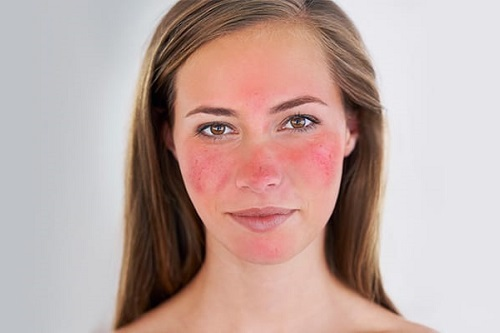
#> input picture Python_opencv_egitimi/sivilce.jpg, 500 x 333 px, found by its file name
$ python 12_bilateralfilter.py
#> lines starting #> are read from the running program, lines starting #| are printed output that depends on the picture
import cv2 as cv
import numpy as np

src = cv.imread(r"C:\Users\yunus\Downloads\sivilce.jpg")
#> src is the input picture: shape (333, 500, 3); mean B, G, R 161.4, 166.7, 190.6
cv.namedWindow("input", cv.WINDOW_AUTOSIZE)
cv.imshow("input", src)
cv.waitKey(0)

h, w = src.shape[:2]
#> h = 333; w = 500
dst = cv.bilateralFilter(src, 0, 50, 10)  # Blur değerleri değiştirilebilir.

result = np.zeros([h, w * 2, 3], dtype=src.dtype)
result[0:h, 0:w, :] = src
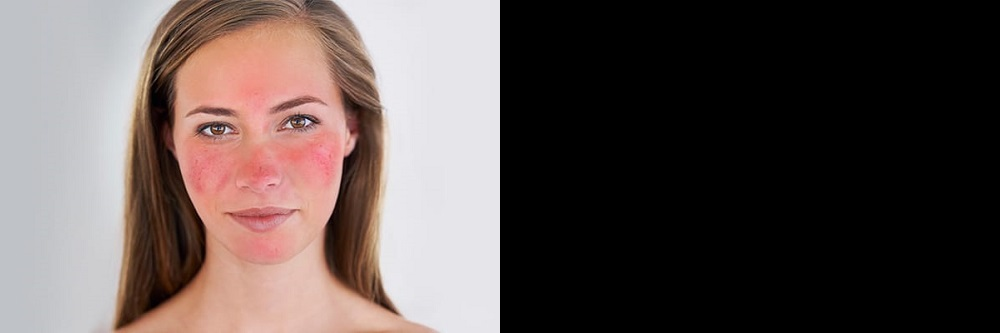
#> result: shape (333, 1000, 3); mean B, G, R 80.7, 83.4, 95.3
result[0:h, w:2 * w, :] = dst
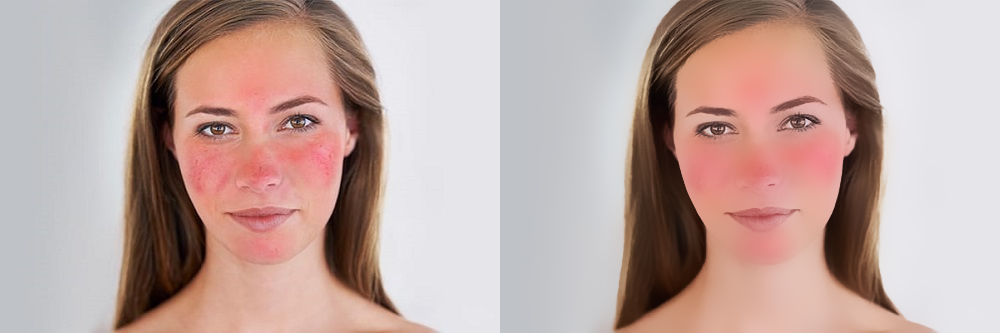
#> result: shape (333, 1000, 3); mean B, G, R 161.5, 166.8, 190.6

cv.imshow("result", result)
cv.waitKey(0)
cv.destroyAllWindows()

$ run again, with Python_opencv_egitimi/resim.jpg copied over Python_opencv_egitimi/sivilce.jpg
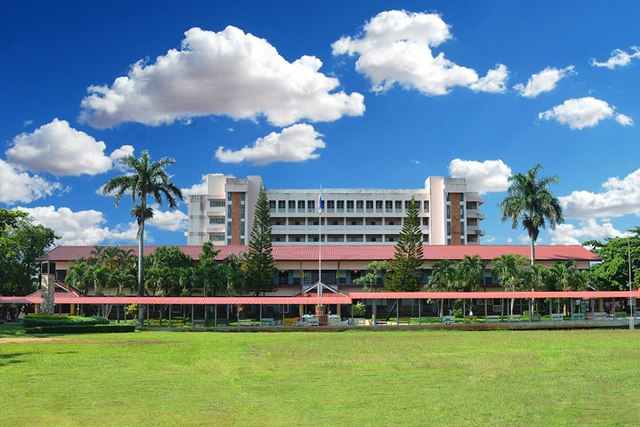
#> input picture Python_opencv_egitimi/resim.jpg, 640 x 427 px, found by its file name
#> src is the input picture: shape (427, 640, 3); mean B, G, R 139.4, 138.8, 111.2
#> `result[0:h, 0:w, :] = src`:
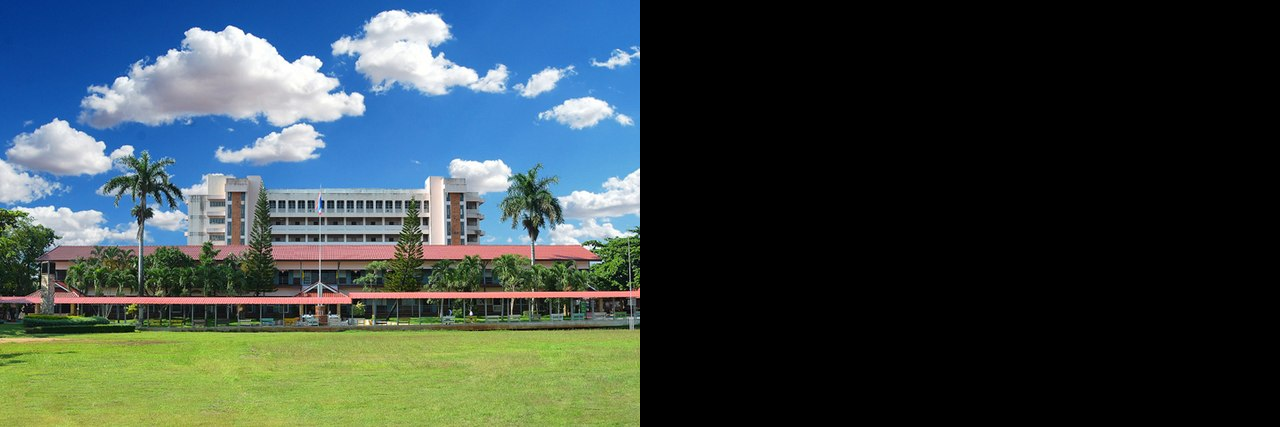
#> result: shape (427, 1280, 3); mean B, G, R 69.7, 69.4, 55.6
#> `result[0:h, w:2 * w, :] = dst`:
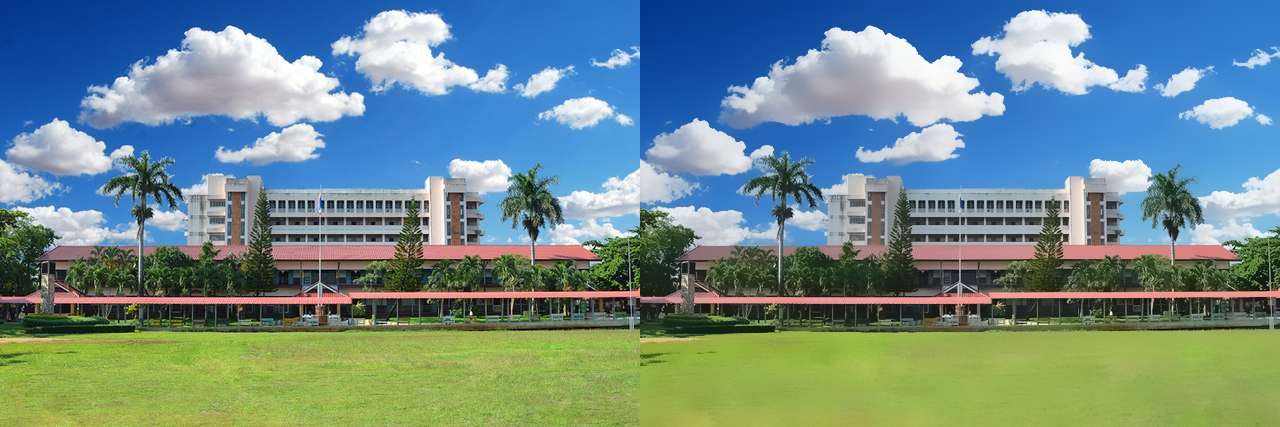
#> result: shape (427, 1280, 3); mean B, G, R 139.3, 138.8, 111.1
